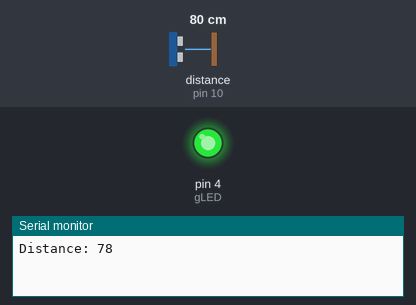
This sketch was run on a simulated Arduino Uno, built with avr-gcc and run on an emulated ATmega328P. Shown: output pins drawn as LEDs (lit = HIGH), the last lines printed to the serial monitor. Wiring (inferred from the names in the program): ultrasonic range finder: trigger pin 9; echo pin 10. Inputs (shaded band) come from the test bench; at power-on: distance to the obstacle (sensor on pin 10) 80 cm. The echo pulse lasts 58.3 µs per cm; pins used as bus, display or sensor lines are not drawn.

Above: at 3.3 s.
3.4 s: distance to the obstacle (sensor on pin 10) set to 96 cm
10.2 s: distance to the obstacle (sensor on pin 10) set to 104 cm
At 13.7 s:
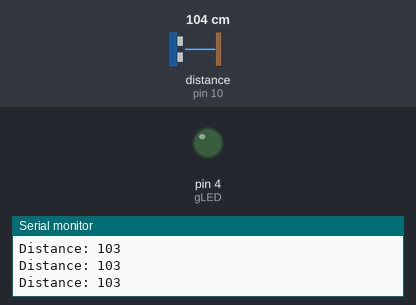
14.0 s: distance to the obstacle (sensor on pin 10) set to 2 cm
At 15.3 s:
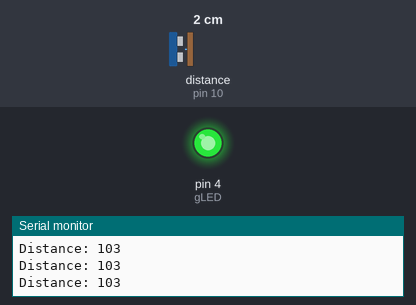
20.5 s: distance to the obstacle (sensor on pin 10) set to 120 cm
At 22.3 s:
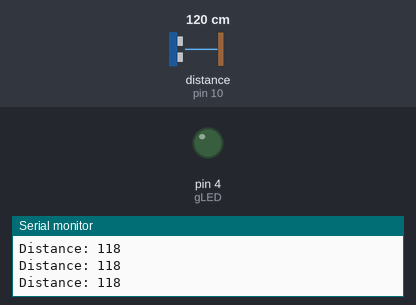
Timing chart, 0 to 23.8 s (numbered marks = the images above; inputs shaded):
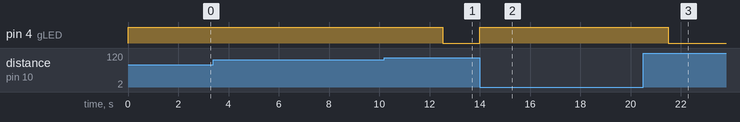

The sketch:

SR04_base_sense_light_up.ino
```cpp
//SR04 pin numbers
const int trigPin = 9;
const int echoPin = 10;
//LED pin numbers
const int gLED = 4;
//define variables
long duration;
int distance;


void setup(){
pinMode(trigPin, OUTPUT);
pinMode(echoPin, INPUT);
pinMode(gLED, OUTPUT);
Serial.begin(9600);
}

void loop(){
digitalWrite(trigPin, LOW);
delayMicroseconds(2);

digitalWrite(trigPin, HIGH);
delayMicroseconds(100);
digitalWrite(trigPin, LOW);

digitalWrite(gLED, LOW);

duration = pulseIn(echoPin, HIGH);
distance = duration*0.034/2;


if(distance < 100){
  digitalWrite(gLED, HIGH);
  delay(2500);
}


Serial.print("Distance: ");
Serial.println(distance);
}
```

Measured:
- the behaviour switches between 101 and 102 cm on distance to the obstacle (sensor on pin 10) (found by bisection; images 0 and 1)
- after the input at 10.2 s, pin 4 (gLED): HIGH → LOW after 2.3 s
- after the input at 14.0 s, pin 4 (gLED): LOW → HIGH at once
- after the input at 20.5 s, pin 4 (gLED): HIGH → LOW after 1.0 s
